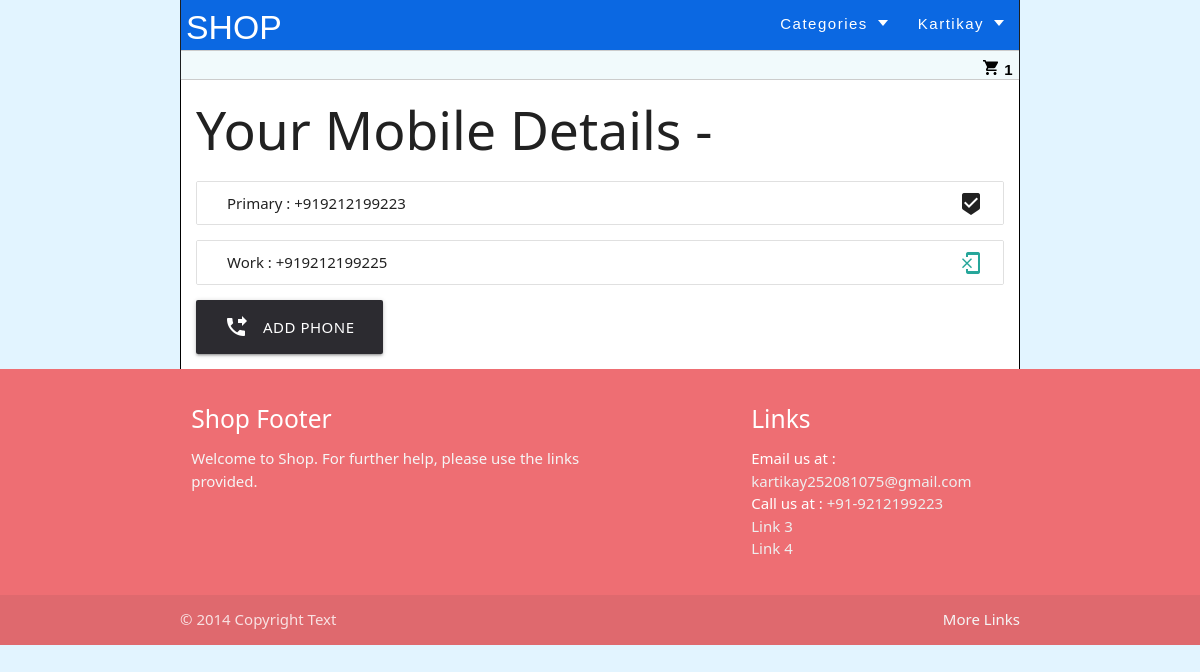
/user/phoneDetailView (signed in), run on the app's committed database.
### User/models.py (models this page shows, shortened)
class User(AbstractUser):
    username = None
    fullname = models.CharField(max_length=200,blank=False,null=False, default='SuperUser')
    email = models.EmailField(_('email address'), unique=True, primary_key=True)
    phonenumber =  PhoneNumberField(null=False, blank=False, unique=True)
    USERNAME_FIELD = 'email'
    REQUIRED_FIELDS = ['fullname', "phonenumber"]
    objects = CustomUserManager()

class PhoneDetail(models.Model):
    id =models.AutoField(primary_key=True)
    phType = models.ForeignKey(PhoneTypes,default=1, on_delete=models.PROTECT, null = True)
    phoneNum = PhoneNumberField(null=False, blank=False)
    createDate = models.DateTimeField(auto_now_add=True)
    updateDate = models.DateTimeField(auto_now=True)

class PhoneTypes(models.Model):
    id = models.AutoField(primary_key=True)
    phType = models.CharField(max_length=20,blank=False,null=False)
    createDate = models.DateTimeField(auto_now_add=True)
    updateDate = models.DateTimeField(auto_now=True)
    def __str__(self):
        return(self.phType)

### User/views.py (the view)
# urls.py: path('phoneDetailView', views.phoneDetailView, name="phoneDetailView"),
@login_required(login_url='/login')
def phoneDetailView(request):
    userDetail = UserDetails.objects.get(user=request.user)
    phoneDetails = userDetail.phones.all()
    return render(request, "User/phoneView.html", context={"phones":phoneDetails,})

### Product/context_processors.py (called while the page is built)
def cartCountVariable(request):
    return {
        'cartCount': cartCount(request)
    }

def categoryDropdownMenu(request):
    return {
        'categoryDropdown': categoryDropdown(request)
    }

### Product/views.py (called while the page is built)
def cartCount(request):
    user = request.user
    cartCount = 0
    try:
        if user is not None:
            cart = Cart.objects.filter(user=user)
            for i in cart:
                cartCount += i.quantity
        return cartCount
    except:
        return cartCount

def categoryDropdown(request):
    categories = Category.objects.all()
    return categories

### User/templates/User/phoneView.html
{% extends "User/layout.html" %}
{% block body %}
{% if user.is_authenticated %}
<h2> Your Mobile Details - </h2>
    {% for phone in phones %}
    <ul class="collection with-header">
        {% if phone.phType.id == 1 %}
        <li class="collection-item"><div>{{ phone.phType }} : {{ phone.phoneNum }}<i class="material-icons right">beenhere</i></div></li>
        {% else %}
        <li class="collection-item"><div>{{ phone.phType }} : {{ phone.phoneNum }}<a href="{% url 'deletePhone' phone.id %}" class="secondary-content"><i class="material-icons right">phonelink_erase</i></a></div></li>
        {% endif %}
    </ul>
    {% endfor %}
    <a href="{% url 'createPhone' %}" class="waves-effect waves-light btn-large" style="background-color: #2C2B30;"><i class="material-icons left">phone_forwarded</i>Add Phone</a>
{% else %}
You are Not Logged In
<p>Please <a href="{% url 'login' %}">Login</a> in order to create a listing!<br>If not a user,<a href="{% url 'register' %}">Register</a> now!</p>
{% endif %}
{% endblock %}

### User/templates/User/navbar.html (shortened to what this page needs)
{% load static %}
{% block custom%}
  <link href="{% static 'css/dist/site.css' %}" rel="stylesheet">
{% endblock %}
<div class="header-containet">
  <div class="s-logo-strip">
    <div class="s-logo-ele"><a class="s-logo-name" href="{% url 'home' %}">SHOP</a></div>
    <div class="s-header-content">
      <ul class="s-button-main">
        <li>
          <div class="s-menu-text">
            <div class="s-txt">Categories</div>
            <div class="arrow-down-container">
              <div class="arrow-down"></div>
            </div>
          </div>
        </li>
      </ul>
      {% if user.is_authenticated %}
      <ul class="s-button-main">
        <li>
          <div class="s-menu-text">
            <div class="s-txt">{{ user.fullname }}</div>
            <div class="arrow-down-container">
              <div class="arrow-down"></div>
            </div>
          </div>
        </li>
      </ul>
      {% else %}
      <label class="s-button-main">
        <a class="s-butt" href="{% url 'login' %}">Log In</a>
      </label>
      {% endif %}
    </div>
  </div>
  {% if user.is_authenticated %}
  <div class="s-submenu-container">
    <div class="right-align">
      <label class="s-button-main">
        <a href="{% url 'cart' %}">
          <span>{{ cartCount }}</span>
        </a>
      </label>
    </div>
  </div>
  {% endif %}
</div>

### data on the page
User: fullname "Kartikay"
PhoneDetail: phType "Primary", phoneNum "+919212199223"
PhoneDetail: phType "Work", phoneNum "+919212199225"

### other printed values
{{ cartCount }} "1"
